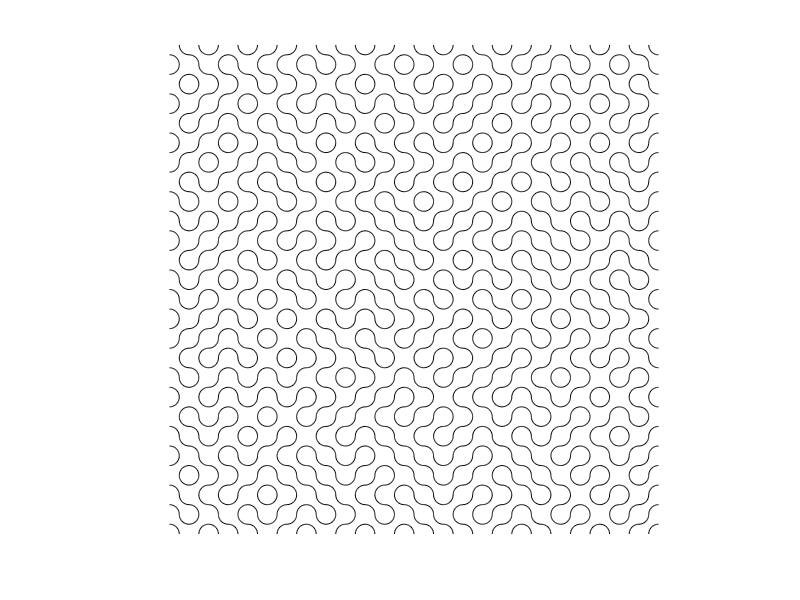

This figure's MATLAB source:
function truchettiling
%truchet tiling
total=25;
for n=1:total
    for m=1:total
        if rand>0.5
            [x,y]=truchet(2);
        else
            [x,y]=truchet(1);
        end
        line(x+n,y+m,'color','k');
    end
end
axis equal off
end

function [x,y] = truchet(choice)
noofpoints=15;
if choice==1
    t1=linspace(0,pi/2,noofpoints)';
    t2=linspace(pi,3*pi/2,noofpoints)';
    r=0.5*ones(length(t1),2);
    [x,y]=pol2cart([t1 t2],r);
    x(:,2)=x(:,2);
    y(:,2)=y(:,2)+1;
    x(:,1)=x(:,1)-1;
else
    t1=linspace(pi/2,pi,noofpoints)';
    t2=linspace(3*pi/2,2*pi,noofpoints)';
    r=0.5*ones(length(t1),2);
    [x,y]=pol2cart([t1 t2],r);
    x(:,2)=x(:,2)-1;
    y(:,2)=y(:,2)+1;
end
end
